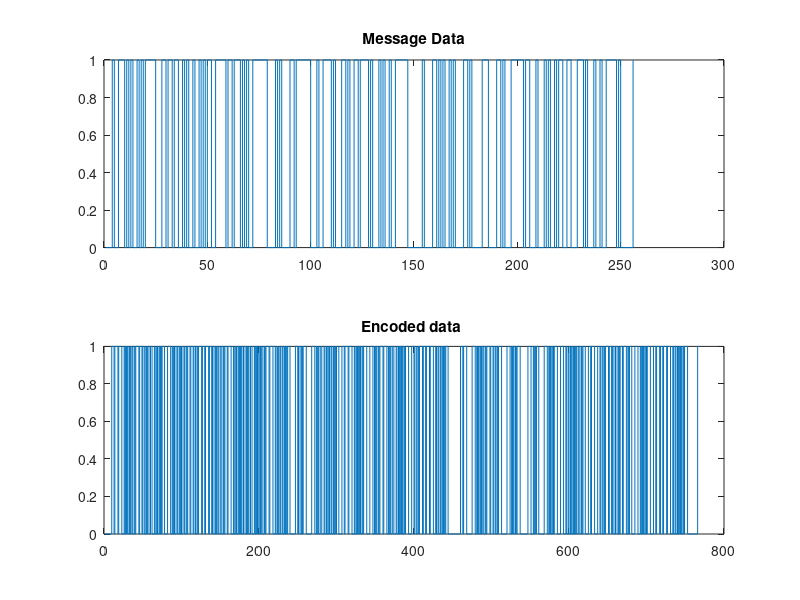

MATLAB code to generate this figure: (Note: this script raises an error after producing the figure.)
%1. Generating a random bit string of size N=256
N = 256;
databits = randi([0,1], 1, N);
%%
%2. Defining a trellis structure for given polynomials.
%Generator polynomials
g1 = [1 1 0];
g2 = [1 1 1];
g3 = [1 0 1];

figure(1)
subplot(211)
stairs(databits);
title("Message Data")

%A trellis should specify the nextstates and output for a given input and current
%state.
numInp = 2;
numOp = 8;
numStates = 4;

nxtState = zeros(numStates, numInp);%It is a numStates x numInp size matrix. 
output = zeros(numStates, numInp);%It is a numStates x numInp size matrix.

for k=1:numStates%current_state
    nxtState(k,1) = floor((k-1)/2);
    nxtState(k,2) = 2 + floor((k-1)/2);
    
    output(k,1) = pow2(2)*xor(xor(g1(1)*0, g1(2)*floor((k-1)/2)),g1(3)*(mod(k-1,2))) + pow2(1)*xor(xor(g2(1)*0, g2(2)*floor((k-1)/2)),g2(3)*(mod(k-1,2))) + pow2(0)*xor(xor(g3(1)*0, g3(2)*floor((k-1)/2)),g3(3)*(mod(k-1,2)));
    output(k,2) = pow2(2)*xor(xor(g1(1)*1, g1(2)*floor((k-1)/2)),g1(3)*(mod(k-1,2))) + pow2(1)*xor(xor(g2(1)*1, g2(2)*floor((k-1)/2)),g2(3)*(mod(k-1,2))) + pow2(0)*xor(xor(g3(1)*1, g3(2)*floor((k-1)/2)),g3(3)*(mod(k-1,2)));
end

%%
%3. Encoding using the trellis structure
state = 0;
codedData = [];

for k=1:N
    temp = de2bi(output(state+1,databits(k)+1), 3);
    codedData = [codedData temp];
    state = nxtState(state+1, databits(k)+1);
end

subplot(212)
stairs(codedData);
title("Encoded data ")

%%
%4. Recieved Data

%CodedData through a Binary symmetric channel
p = 0.3;%probability of error
rcd_data1 = bsc(codedData, p);
%%
%5. Decoding : Vetirbi algorithm
decodedData = viterbiAlgo(rcd_data1, numStates, N, nxtState, output);

%No. of flipped bits and bit error rate.
[count_bits, error_rate] = biterr(decodedData, databits);
%%
%6. Plotting bit error rate as a function of crossover probability.
error = zeros(1, 101);
prob = zeros(1, 101);
for k=0:1000/2
    p_ch = k/1000;
    rcd_data = bsc(codedData, p_ch);
    decoded_data = viterbiAlgo(rcd_data, numStates, N, nxtState, output);
    [bits_flipped, rate] = biterr(decoded_data, databits);
    prob(k+1) = p_ch;
    error(k+1) = rate;
end

figure(2)
plot(prob, error);
title("Bit Error rate Vs crossover probability")
xlim([0 0.6])

%%
% Repeating the same for a binary asymmetric channel

p0 = 0.1;%for symbol '0'
p1 = 0.3;%for symbol '1'

rcd_data2 = basc(codedData, p0, p1);
decodedData2 = viterbiAlgo(rcd_data2, numStates, N, nxtState, output);


%%
function op_data = basc(inp, p0, p1)
    op_data = zeros(1,length(inp));
    for k=1:length(inp)
        if inp(k) == 1
            op_data(k) = bsc(inp(k), p1);
        else
            op_data(k) = bsc(inp(k), p0);
        end
    end
end


function decoded = viterbiAlgo(rcd_data, numStates, N, nxtState, output)
    
    dparr = ones(numStates, N+1)*inf;
    dparr(1,1) = 0;
    %stores the previous element.
    parent = ones(numStates, N+1)*inf;
    parent(1,1) = 0;
    
    for k=1:N
        for j=1:numStates
            if dparr(j,k) ~= inf
                
                dist1 = dparr(j, k) + hammDist(bi2de(rcd_data(3*k-2:3*k)), output(j,1));
                dist2 = dparr(j, k) + hammDist(bi2de(rcd_data(3*k-2:3*k)), output(j,2));
                
                if dist1 < dparr(nxtState(j,1)+1, k+1)
                    dparr(nxtState(j,1)+1, k+1) = dist1;
                    parent(nxtState(j,1)+1, k+1) = j;
                end
                if dist2 < dparr(nxtState(j,2)+1, k+1)
                    dparr(nxtState(j,2)+1, k+1) = dist2;
                    parent(nxtState(j,2)+1, k+1) = j;
                end
                
            end
        end
    end
    
    decoded = [];
    ind = N+1;
    [hamDist,state]  = min(dparr(:, N+1));
    while ind > 1
        decoded = [floor((state-1)/2) decoded];
        state = parent(state,ind);
        ind = ind-1;
    end
end



function hamm_dist = hammDist(num1, num2)
    temp2 = bitxor(num1, num2);
    temp2 = de2bi(temp2);
    hamm_dist = sum(temp2 == 1);
end